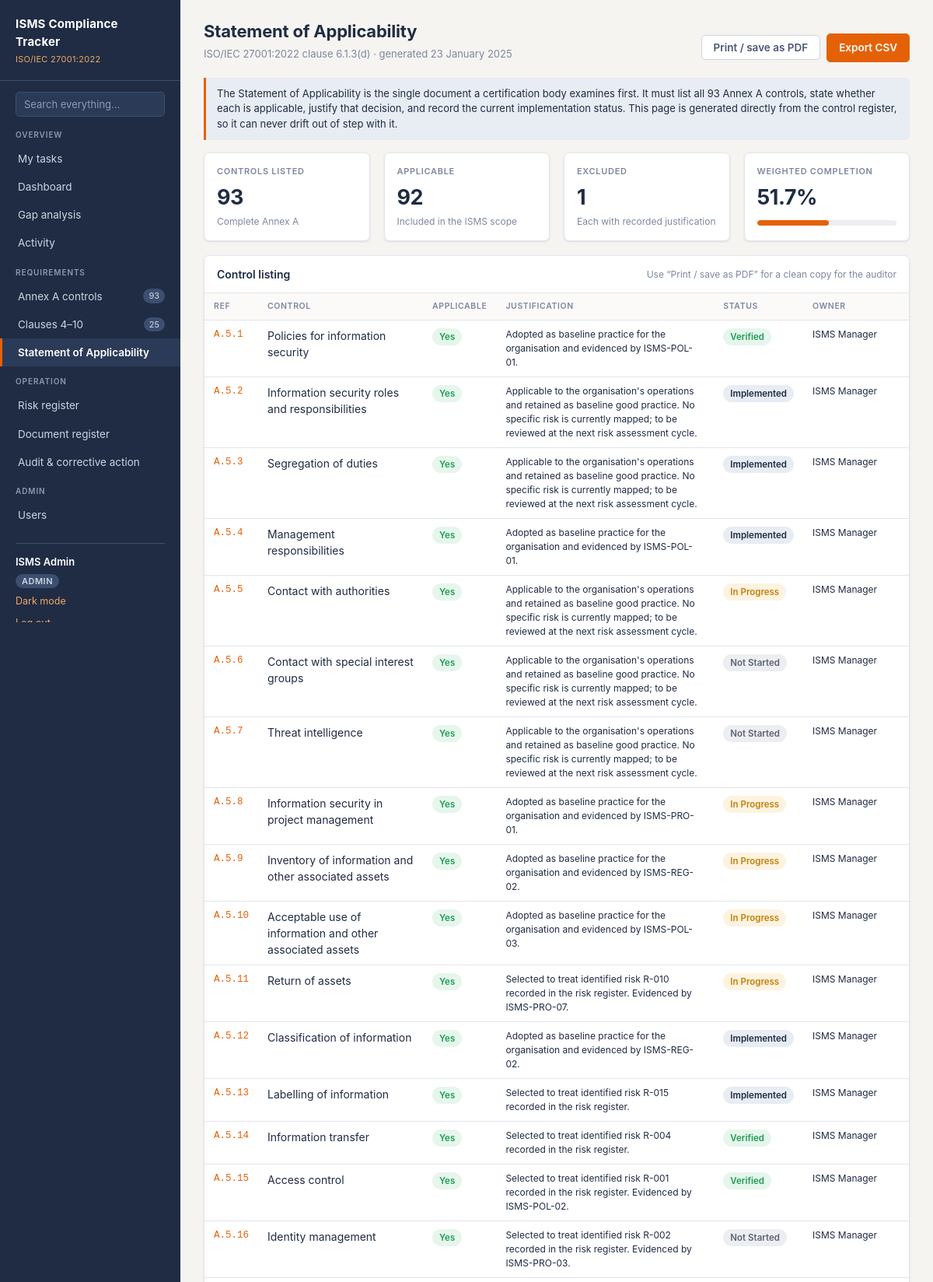
/soa (signed in, upper part), run on the app's committed database.
### tables this page shows
CREATE TABLE users (
    id            INTEGER PRIMARY KEY AUTOINCREMENT,
    name          TEXT    NOT NULL,
    email         TEXT    NOT NULL UNIQUE,          -- stored lower-case
    password_hash TEXT    NOT NULL,                 -- werkzeug scrypt hash
    role          TEXT    NOT NULL DEFAULT 'viewer',-- admin|editor|auditor|viewer
    created_at    TEXT    NOT NULL
);

CREATE TABLE controls (
    id            INTEGER PRIMARY KEY AUTOINCREMENT,
    ref           TEXT    NOT NULL UNIQUE,          -- 'A.5.1'
    theme         TEXT    NOT NULL,                 -- Organizational|People|Physical|Technological
    title         TEXT    NOT NULL,
    control_type  TEXT,                             -- Preventive|Detective|Corrective
    purpose       TEXT,
    applicable    INTEGER NOT NULL DEFAULT 1,       -- 1 = in scope, 0 = excluded
    justification TEXT,                             -- required by clause 6.1.3(d)
    status        TEXT    NOT NULL DEFAULT 'Not Started',
                                                    -- Not Started|In Progress|Implemented|Verified
    owner         TEXT,
    evidence      TEXT,                             -- reference to evidence held
    notes         TEXT,
    updated_at    TEXT
, assignee_id INTEGER REFERENCES users(id) ON DELETE SET NULL, due_date TEXT);

### app.py (the view)
@app.route("/soa")
def soa():
    rows = db.query(
        """SELECT * FROM controls
           ORDER BY CAST(SUBSTR(ref, 3, 1) AS INTEGER), CAST(SUBSTR(ref, 5) AS INTEGER)"""
    )
    return render_template("soa.html", controls=rows, stats=db.control_stats())

### app.py (called while the page is built)
@app.context_processor
def inject_helpers():
    tasks = db.open_tasks(g.user["id"]) if g.get("user") else []
    return {
        "my_task_count": len(tasks),
        "my_overdue_count": len(db.overdue(tasks)),
        "people": db.people,
        "risk_score": db.risk_score,
        "risk_level": db.risk_level,
        "risk_level_class": db.risk_level_class,
        "status_class": status_class,
        "today": TODAY,
        "can_write": can_write,
        "csrf_token": csrf_token,
        "roles": db.ROLES,
        "field_label": lambda f: db.FIELD_LABELS.get(f, f),
        "activity_url": activity_url,
        "uploads_are_temporary": db.UPLOADS_ARE_TEMPORARY,
        "max_upload_mb": MAX_UPLOAD_BYTES // (1024 * 1024),
    }

def status_class(status):
    return {
        "Not Started": "st-none",
        "In Progress": "st-prog",
        "Implemented": "st-impl",
        "Verified": "st-ver",
        "Draft": "st-none",
        "Under Review": "st-prog",
        "Approved": "st-ver",
        "Obsolete": "st-obs",
        "Open": "st-none",
        "In Treatment": "st-prog",
        "Closed": "st-ver",
        "Major": "lvl-crit",
        "Minor": "lvl-high",
        "Observation": "lvl-med",
        "OFI": "lvl-low",
    }.get(status, "st-none")

def csrf_token():
    if "csrf" not in session:
        session["csrf"] = secrets.token_hex(16)
    return session["csrf"]

### db.py (called while the page is built)
def connect():
    conn = sqlite3.connect(DB_PATH)
    conn.row_factory = sqlite3.Row
    conn.execute("PRAGMA foreign_keys = ON")
    return conn

def query(sql, args=(), one=False):
    conn = connect()
    try:
        cur = conn.execute(sql, args)
        rows = cur.fetchall()
        return (rows[0] if rows else None) if one else rows
    finally:
        conn.close()

def overdue(tasks):
    today = TODAY.strftime("%Y-%m-%d")
    return [t for t in tasks if t["due"] and t["due"] < today]

def _weighted_percent(rows):
    rows = list(rows)
    if not rows:
        return 0.0
    total = sum(STATUS_WEIGHT.get(r["status"], 0.0) for r in rows)
    return round(100.0 * total / len(rows), 1)

### templates/soa.html (shortened to what this page needs)
{% extends "base.html" %}
{% block content %}
<div class="page-head no-print">
  <div>
    <h1>Statement of Applicability</h1>
    <p>ISO/IEC 27001:2022 clause 6.1.3(d) &middot; generated {{ today.strftime('%d %B %Y') }}</p>
  </div>
  <div class="head-actions">
    <button class="btn ghost" type="button" onclick="window.print()">Print / save as PDF</button>
    <a class="btn" href="{{ url_for('soa_export') }}">Export CSV</a>
  </div>
</div>
<div class="note-box no-print">
  The Statement of Applicability is the single document a certification body
  examines first. It must list all 93 Annex A controls, state whether each is
  applicable, justify that decision, and record the current implementation
  status. This page is generated directly from the control register, so it can
  never drift out of step with it.
</div>
<div class="grid c4 no-print">
  <div class="card stat">
    <div class="label">Controls listed</div>
    <div class="value">{{ stats.total }}</div>
    <div class="note">Complete Annex A</div>
  </div>
  <div class="card stat">
    <div class="label">Applicable</div>
    <div class="value">{{ stats.applicable }}</div>
    <div class="note">Included in the ISMS scope</div>
  </div>
  <div class="card stat">
    <div class="label">Excluded</div>
    <div class="value">{{ stats.excluded }}</div>
    <div class="note">Each with recorded justification</div>
  </div>
  <div class="card stat">
    <div class="label">Weighted completion</div>
    <div class="value">{{ stats.percent }}%</div>
    <div class="bar"><span style="width: {{ stats.percent }}%"></span></div>
  </div>
</div>
<div class="card">
  <div class="card-head">
    <h2>Control listing</h2>
    <span class="hint">Use &ldquo;Print / save as PDF&rdquo; for a clean copy for the auditor</span>
  </div>
  <div class="t-wrap">
    <table>
      <thead>
        <tr>
          <th style="width:66px">Ref</th>
          <th style="width:212px">Control</th>
          <th style="width:74px">Applicable</th>
          <th>Justification</th>
          <th style="width:106px">Status</th>
          <th style="width:136px">Owner</th>
        </tr>
      </thead>
      <tbody>
      {% for c in controls %}
        <tr class="{{ 'excluded' if not c.applicable }}">
          <td class="mono nowrap"><a href="{{ url_for('control_detail', ref=c.ref) }}">{{ c.ref }}</a></td>
          <td>{{ c.title }}</td>
          <td>
            {% if c.applicable %}
              <span class="pill st-ver">Yes</span>
            {% else %}
              <span class="pill st-none">No</span>
            {% endif %}
          </td>
          <td class="small">{{ c.justification }}</td>
          <td>
            {% if c.applicable %}
              <span class="pill {{ status_class(c.status) }}">{{ c.status }}</span>
            {% else %}
              <span class="muted small">n/a</span>
            {% endif %}
          </td>
          <td class="small">{{ c.owner }}</td>
        </tr>
      {% endfor %}
      </tbody>
    </table>
  </div>
</div>
{% endblock %}

### templates/base.html (shortened to what this page needs)
<!DOCTYPE html>
<html lang="en">
<head>
<link rel="stylesheet" href="{{ url_for('static', filename='css/style.css') }}">
</head>
<body>
<div class="shell{{ "" if g.user else " no-side" }}">
  {% if g.user %}
  <nav class="sidebar">
    <div class="brand">
      <div class="mark">ISMS Compliance Tracker</div>
      <div class="sub">ISO/IEC 27001:2022</div>
    </div>
    <form class="side-search" method="get" action="{{ url_for('search') }}" role="search">
      <input type="search" name="q" placeholder="Search everything&hellip;" aria-label="Search everything"
             value="{{ request.args.q if request.endpoint == 'search' else '' }}">
    </form>
    <div class="nav-label">Overview</div>
    <a class="nav {{ 'active' if request.endpoint == 'my_tasks' }}" href="{{ url_for('my_tasks') }}">
      My tasks
    </a>
    <a class="nav {{ 'active' if request.endpoint == 'dashboard' }}" href="{{ url_for('dashboard') }}">Dashboard</a>
    <a class="nav {{ 'active' if request.endpoint == 'gap' }}" href="{{ url_for('gap') }}">Gap analysis</a>
    <a class="nav {{ 'active' if request.endpoint == 'activity' }}" href="{{ url_for('activity') }}">Activity</a>
    <div class="nav-label">Requirements</div>
    <a class="nav {{ 'active' if request.endpoint in ('controls','control_detail') }}" href="{{ url_for('controls') }}">
      Annex A controls <span class="count">93</span>
    </a>
    <a class="nav {{ 'active' if request.endpoint == 'clauses' }}" href="{{ url_for('clauses') }}">
      Clauses 4&ndash;10 <span class="count">25</span>
    </a>
    <a class="nav {{ 'active' if request.endpoint == 'soa' }}" href="{{ url_for('soa') }}">Statement of Applicability</a>
    <div class="nav-label">Operation</div>
    <a class="nav {{ 'active' if request.endpoint in ('risks','risk_form') }}" href="{{ url_for('risks') }}">Risk register</a>
    <a class="nav {{ 'active' if request.endpoint in ('documents','document_form') }}" href="{{ url_for('documents') }}">Document register</a>
    <a class="nav {{ 'active' if request.endpoint in ('audit','finding_form') }}" href="{{ url_for('audit') }}">Audit &amp; corrective action</a>
    {% if g.user.role == 'admin' %}
    <div class="nav-label">Admin</div>
    <a class="nav {{ 'active' if request.endpoint == 'users' }}" href="{{ url_for('users') }}">Users</a>
    {% endif %}
    <div class="me">
      <a class="me-name" href="{{ url_for('profile') }}">{{ g.user.name }}</a>
      <span class="role-tag">{{ g.user.role }}</span>
      <button class="linklike theme-toggle" type="button" id="theme-toggle">Dark mode</button>
      <form method="post" action="{{ url_for('logout') }}"><input type="hidden" name="csrf_token" value="{{ csrf_token() }}">
        <button class="linklike" type="submit">Log out</button>
      </form>
    </div>
  </nav>
  {% endif %}
  <main class="main">
    {% block content %}{% endblock %}
  </main>
</div>
</body>
</html>

### data on the page
users: user.name "ISMS Admin", user.role "ADMIN"
controls: ref "A.5.1", title "Policies for information security", applicable "Yes", justification "Adopted as baseline practice for the organisation and evidenced by ISMS-POL-01.", status "Verified", owner "ISMS Manager"
controls: ref "A.5.2", title "Information security roles and responsibilities", applicable "Yes", justification "Applicable to the organisation's operations and retained as baseline good practice. No specific risk is currently mapped; to be reviewed at the next risk assessment cycle.", status "Implemented", owner "ISMS Manager"
controls: ref "A.5.3", title "Segregation of duties", applicable "Yes", justification "Applicable to the organisation's operations and retained as baseline good practice. No specific risk is currently mapped; to be reviewed at the next risk assessment cycle.", status "Implemented", owner "ISMS Manager"
controls: ref "A.5.4", title "Management responsibilities", applicable "Yes", justification "Adopted as baseline practice for the organisation and evidenced by ISMS-POL-01.", status "Implemented", owner "ISMS Manager"
controls: ref "A.5.5", title "Contact with authorities", applicable "Yes", justification "Applicable to the organisation's operations and retained as baseline good practice. No specific risk is currently mapped; to be reviewed at the next risk assessment cycle.", status "In Progress", owner "ISMS Manager"
controls: ref "A.5.6", title "Contact with special interest groups", applicable "Yes", justification "Applicable to the organisation's operations and retained as baseline good practice. No specific risk is currently mapped; to be reviewed at the next risk assessment cycle.", status "Not Started", owner "ISMS Manager"
controls: ref "A.5.7", title "Threat intelligence", applicable "Yes", justification "Applicable to the organisation's operations and retained as baseline good practice. No specific risk is currently mapped; to be reviewed at the next risk assessment cycle.", status "Not Started", owner "ISMS Manager"
controls: ref "A.5.8", title "Information security in project management", applicable "Yes", justification "Adopted as baseline practice for the organisation and evidenced by ISMS-PRO-01.", status "In Progress", owner "ISMS Manager"
controls: ref "A.5.9", title "Inventory of information and other associated assets", applicable "Yes", justification "Adopted as baseline practice for the organisation and evidenced by ISMS-REG-02.", status "In Progress", owner "ISMS Manager"
controls: ref "A.5.10", title "Acceptable use of information and other associated assets", applicable "Yes", justification "Adopted as baseline practice for the organisation and evidenced by ISMS-POL-03.", status "In Progress", owner "ISMS Manager"
controls: ref "A.5.11", title "Return of assets", applicable "Yes", justification "Selected to treat identified risk R-010 recorded in the risk register. Evidenced by ISMS-PRO-07.", status "In Progress", owner "ISMS Manager"
controls: ref "A.5.12", title "Classification of information", applicable "Yes", justification "Adopted as baseline practice for the organisation and evidenced by ISMS-REG-02.", status "Implemented", owner "ISMS Manager"
controls: ref "A.5.13", title "Labelling of information", applicable "Yes", justification "Selected to treat identified risk R-015 recorded in the risk register.", status "Implemented", owner "ISMS Manager"
controls: ref "A.5.14", title "Information transfer", applicable "Yes", justification "Selected to treat identified risk R-004 recorded in the risk register.", status "Verified", owner "ISMS Manager"
controls: ref "A.5.15", title "Access control", applicable "Yes", justification "Selected to treat identified risk R-001 recorded in the risk register. Evidenced by ISMS-POL-02.", status "Verified", owner "ISMS Manager"
controls: ref "A.5.16", title "Identity management", applicable "Yes", justification "Selected to treat identified risk R-002 recorded in the risk register. Evidenced by ISMS-PRO-03.", status "Not Started", owner "ISMS Manager"

### other printed values
{{ today.strftime('%d %B %Y') }} "23 January 2025"
{{ stats.total }} "93"
{{ stats.applicable }} "92"
{{ stats.excluded }} "1"
{{ stats.percent }} "51.7"
